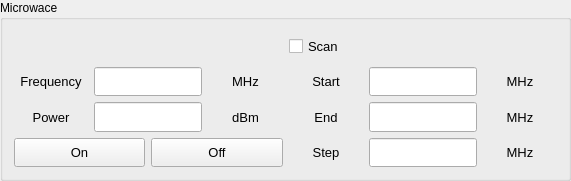
   <widget class="QGroupBox" name="MicrowaveGroup">
    <property name="geometry">
     <rect>
      <x>790</x>
      <y>490</y>
      <width>571</width>
      <height>181</height>
     </rect>
    </property>
    <property name="sizePolicy">
     <sizepolicy hsizetype="Expanding" vsizetype="Expanding">
      <horstretch>0</horstretch>
      <verstretch>0</verstretch>
     </sizepolicy>
    </property>
    <property name="font">
     <font>
      <italic>false</italic>
     </font>
    </property>
    <property name="title">
     <string>Microwace</string>
    </property>
    <layout class="QGridLayout" name="gridLayout">
     <item row="0" column="4">
      <widget class="QCheckBox" name="checkBoxUseScan">
       <property name="sizePolicy">
        <sizepolicy hsizetype="Expanding" vsizetype="Expanding">
         <horstretch>0</horstretch>
         <verstretch>0</verstretch>
        </sizepolicy>
       </property>
       <property name="font">
        <font>
         <pointsize>10</pointsize>
         <weight>50</weight>
         <italic>false</italic>
         <bold>false</bold>
        </font>
       </property>
       <property name="autoFillBackground">
        <bool>false</bool>
       </property>
       <property name="text">
        <string>Scan</string>
       </property>
      </widget>
     </item>
     <item row="1" column="0">
      <widget class="QLabel" name="label_4">
       <property name="sizePolicy">
        <sizepolicy hsizetype="Expanding" vsizetype="Expanding">
         <horstretch>0</horstretch>
         <verstretch>0</verstretch>
        </sizepolicy>
       </property>
       <property name="font">
        <font>
         <pointsize>10</pointsize>
         <italic>false</italic>
        </font>
       </property>
       <property name="text">
        <string>Frequency</string>
       </property>
       <property name="alignment">
        <set>Qt::AlignCenter</set>
       </property>
      </widget>
     </item>
     <item row="1" column="1" colspan="2">
      <widget class="QLineEdit" name="leFixedFreqSetting">
       <property name="sizePolicy">
        <sizepolicy hsizetype="Expanding" vsizetype="Expanding">
         <horstretch>0</horstretch>
         <verstretch>0</verstretch>
        </sizepolicy>
       </property>
      </widget>
     </item>
     <item row="1" column="3">
      <widget class="QLabel" name="label_9">
       <property name="sizePolicy">
        <sizepolicy hsizetype="Expanding" vsizetype="Expanding">
         <horstretch>0</horstretch>
         <verstretch>0</verstretch>
        </sizepolicy>
       </property>
       <property name="font">
        <font>
         <pointsize>10</pointsize>
         <italic>false</italic>
        </font>
       </property>
       <property name="text">
        <string>MHz</string>
       </property>
       <property name="alignment">
        <set>Qt::AlignCenter</set>
       </property>
      </widget>
     </item>
     <item row="1" column="4">
      <widget class="QLabel" name="label">
       <property name="sizePolicy">
        <sizepolicy hsizetype="Expanding" vsizetype="Expanding">
         <horstretch>0</horstretch>
         <verstretch>0</verstretch>
        </sizepolicy>
       </property>
       <property name="font">
        <font>
         <pointsize>10</pointsize>
         <italic>false</italic>
        </font>
       </property>
       <property name="text">
        <string>Start</string>
       </property>
       <property name="alignment">
        <set>Qt::AlignCenter</set>
       </property>
      </widget>
     </item>
     <item row="1" column="5">
      <widget class="QLineEdit" name="leStartFreqSetting">
       <property name="sizePolicy">
        <sizepolicy hsizetype="Expanding" vsizetype="Expanding">
         <horstretch>0</horstretch>
         <verstretch>0</verstretch>
        </sizepolicy>
       </property>
      </widget>
     </item>
     <item row="1" column="6">
      <widget class="QLabel" name="label_6">
       <property name="sizePolicy">
        <sizepolicy hsizetype="Expanding" vsizetype="Expanding">
         <horstretch>0</horstretch>
         <verstretch>0</verstretch>
        </sizepolicy>
       </property>
       <property name="font">
        <font>
         <pointsize>10</pointsize>
         <italic>false</italic>
        </font>
       </property>
       <property name="text">
        <string>MHz</string>
       </property>
       <property name="alignment">
        <set>Qt::AlignCenter</set>
       </property>
      </widget>
     </item>
     <item row="2" column="0">
      <widget class="QLabel" name="label_5">
       <property name="sizePolicy">
        <sizepolicy hsizetype="Expanding" vsizetype="Expanding">
         <horstretch>0</horstretch>
         <verstretch>0</verstretch>
        </sizepolicy>
       </property>
       <property name="font">
        <font>
         <pointsize>10</pointsize>
         <italic>false</italic>
        </font>
       </property>
       <property name="text">
        <string>Power</string>
       </property>
       <property name="alignment">
        <set>Qt::AlignCenter</set>
       </property>
      </widget>
     </item>
     <item row="2" column="1" colspan="2">
      <widget class="QLineEdit" name="leMWPowerSetting">
       <property name="sizePolicy">
        <sizepolicy hsizetype="Expanding" vsizetype="Expanding">
         <horstretch>0</horstretch>
         <verstretch>0</verstretch>
        </sizepolicy>
       </property>
      </widget>
     </item>
     <item row="2" column="3">
      <widget class="QLabel" name="label_10">
       <property name="sizePolicy">
        <sizepolicy hsizetype="Expanding" vsizetype="Expanding">
         <horstretch>0</horstretch>
         <verstretch>0</verstretch>
        </sizepolicy>
       </property>
       <property name="font">
        <font>
         <pointsize>10</pointsize>
         <italic>false</italic>
        </font>
       </property>
       <property name="text">
        <string>dBm</string>
       </property>
       <property name="alignment">
        <set>Qt::AlignCenter</set>
       </property>
      </widget>
     </item>
     <item row="2" column="4">
      <widget class="QLabel" name="label_2">
       <property name="sizePolicy">
        <sizepolicy hsizetype="Expanding" vsizetype="Expanding">
         <horstretch>0</horstretch>
         <verstretch>0</verstretch>
        </sizepolicy>
       </property>
       <property name="font">
        <font>
         <pointsize>10</pointsize>
         <italic>false</italic>
        </font>
       </property>
       <property name="text">
        <string>End</string>
       </property>
       <property name="alignment">
        <set>Qt::AlignCenter</set>
       </property>
      </widget>
     </item>
     <item row="2" column="5">
      <widget class="QLineEdit" name="leEndFreqSetting">
       <property name="sizePolicy">
        <sizepolicy hsizetype="Expanding" vsizetype="Expanding">
         <horstretch>0</horstretch>
         <verstretch>0</verstretch>
        </sizepolicy>
       </property>
      </widget>
     </item>
     <item row="3" column="0" colspan="2">
      <widget class="QPushButton" name="pbMWPowerOn">
       <property name="sizePolicy">
        <sizepolicy hsizetype="Expanding" vsizetype="Expanding">
         <horstretch>0</horstretch>
         <verstretch>0</verstretch>
        </sizepolicy>
       </property>
       <property name="font">
        <font>
         <pointsize>10</pointsize>
         <italic>false</italic>
        </font>
       </property>
       <property name="text">
        <string>On</string>
       </property>
      </widget>
     </item>
     <item row="3" column="2" colspan="2">
      <widget class="QPushButton" name="pbMWPowerOff">
       <property name="sizePolicy">
        <sizepolicy hsizetype="Expanding" vsizetype="Expanding">
         <horstretch>0</horstretch>
         <verstretch>0</verstretch>
        </sizepolicy>
       </property>
       <property name="font">
        <font>
         <pointsize>10</pointsize>
         <italic>false</italic>
        </font>
       </property>
       <property name="text">
        <string>Off</string>
       </property>
      </widget>
     </item>
     <item row="3" column="4">
      <widget class="QLabel" name="label_3">
       <property name="sizePolicy">
        <sizepolicy hsizetype="Expanding" vsizetype="Expanding">
         <horstretch>0</horstretch>
         <verstretch>0</verstretch>
        </sizepolicy>
       </property>
       <property name="font">
        <font>
         <pointsize>10</pointsize>
         <italic>false</italic>
        </font>
       </property>
       <property name="text">
        <string>Step</string>
       </property>
       <property name="alignment">
        <set>Qt::AlignCenter</set>
       </property>
      </widget>
     </item>
     <item row="3" column="5">
      <widget class="QLineEdit" name="leStepSetting">
       <property name="sizePolicy">
        <sizepolicy hsizetype="Expanding" vsizetype="Expanding">
         <horstretch>0</horstretch>
         <verstretch>0</verstretch>
        </sizepolicy>
       </property>
      </widget>
     </item>
     <item row="3" column="6">
      <widget class="QLabel" name="label_8">
       <property name="sizePolicy">
        <sizepolicy hsizetype="Expanding" vsizetype="Expanding">
         <horstretch>0</horstretch>
         <verstretch>0</verstretch>
        </sizepolicy>
       </property>
       <property name="font">
        <font>
         <pointsize>10</pointsize>
         <italic>false</italic>
        </font>
       </property>
       <property name="text">
        <string>MHz</string>
       </property>
       <property name="alignment">
        <set>Qt::AlignCenter</set>
       </property>
      </widget>
     </item>
     <item row="2" column="6">
      <widget class="QLabel" name="label_7">
       <property name="sizePolicy">
        <sizepolicy hsizetype="Expanding" vsizetype="Expanding">
         <horstretch>0</horstretch>
         <verstretch>0</verstretch>
        </sizepolicy>
       </property>
       <property name="font">
        <font>
         <pointsize>10</pointsize>
         <italic>false</italic>
        </font>
       </property>
       <property name="text">
        <string>MHz</string>
       </property>
       <property name="alignment">
        <set>Qt::AlignCenter</set>
       </property>
      </widget>
     </item>
    </layout>
   </widget>
